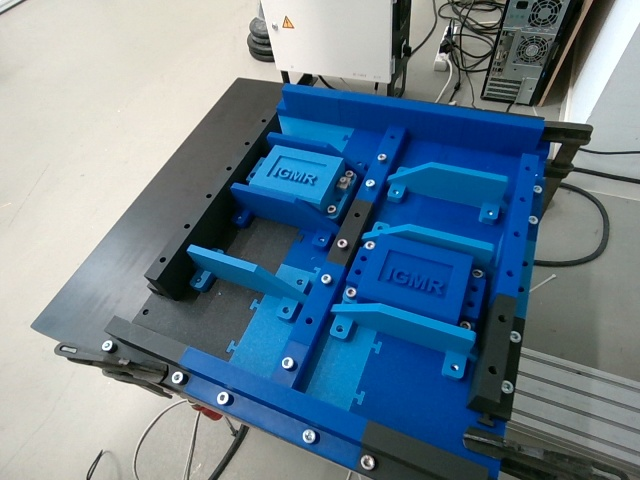
#> input picture test_bilder/bilder/6afb35f6-cc0f-4713-902d-60ac24361256.jpg, 640 x 480 px, found by its file name; its folder holds only this picture in this run
$ jupyter execute 00_screw_detection_demo.ipynb
#> lines starting #> are read from the running program, lines starting #| are printed output that depends on the picture
# Screw Detection Visualization Demo

Dieses Notebook zeigt Bounding Boxes direkt aus Repository-Daten an.

Es erwartet bevorzugt Daten unter `text_bilder/` und faellt fuer die aktuelle Testumgebung auf `test_bilder/` zurueck.

[cell 1]
from pathlib import Path

import matplotlib.pyplot as plt
from matplotlib.patches import Rectangle
import pandas as pd
from PIL import Image

[cell 2]
CANDIDATE_DATASETS = [Path('text_bilder'), Path('test_bilder')]

dataset_root = next((path for path in CANDIDATE_DATASETS if path.exists()), None)
if dataset_root is None:
    raise FileNotFoundError('Kein Datensatz gefunden. Erwartet wird text_bilder/ oder test_bilder/.')

images_dir = dataset_root / 'bilder'
boxed_images_dir = dataset_root / 'bilder_mit_boxen'
labels_dir = dataset_root / 'bounding_boxen'

print('Datensatz:', dataset_root)
print('Bilder:', images_dir.exists())
print('Bounding Boxes:', labels_dir.exists())
print('Vergleichsbilder mit Boxen:', boxed_images_dir.exists())

[cell 3]
def list_image_files(folder: Path):
    patterns = ('*.jpg', '*.jpeg', '*.png', '*.webp')
    files = []
    for pattern in patterns:
        files.extend(folder.glob(pattern))
    return sorted(files)


def parse_yolo_boxes(label_path: Path):
    rows = []
    if not label_path.exists():
        return rows

    for line_no, raw_line in enumerate(label_path.read_text().splitlines(), start=1):
        line = raw_line.strip()
        if not line:
            continue

        parts = line.split()
        if len(parts) != 5:
            raise ValueError(f'Ungueltiges Label-Format in {label_path} Zeile {line_no}: {raw_line!r}')

        class_id, x_center, y_center, width, height = parts
        rows.append({
            'class_id': int(float(class_id)),
            'x_center_norm': float(x_center),
            'y_center_norm': float(y_center),
            'width_norm': float(width),
            'height_norm': float(height),
        })

    return rows


def find_matching_file(folder: Path, stem: str):
#> called with stem = '6afb35f6-cc0f-4713-902d-60ac24361256'
    if not folder.exists():
        return None
    for extension in ('.jpg', '.jpeg', '.png', '.webp'):
        candidate = folder / f'{stem}{extension}'
        if candidate.exists():
            return candidate
    return None


def build_index(dataset_root: Path):
    rows = []
    for image_path in list_image_files(dataset_root / 'bilder'):
        label_path = dataset_root / 'bounding_boxen' / f'{image_path.stem}.txt'
        boxed_image_path = find_matching_file(dataset_root / 'bilder_mit_boxen', image_path.stem)
        boxes = parse_yolo_boxes(label_path)
        rows.append({
            'image_name': image_path.name,
            'stem': image_path.stem,
            'image_path': str(image_path),
            'label_path': str(label_path) if label_path.exists() else '',
            'boxed_image_path': str(boxed_image_path) if boxed_image_path else '',
            'box_count': len(boxes),
        })
    return pd.DataFrame(rows)


def draw_boxes(ax, image_width: int, image_height: int, boxes):
    for box in boxes:
        width_px = box['width_norm'] * image_width
        height_px = box['height_norm'] * image_height
        x_min = (box['x_center_norm'] * image_width) - (width_px / 2)
        y_min = (box['y_center_norm'] * image_height) - (height_px / 2)

        rect = Rectangle(
            (x_min, y_min),
            width_px,
            height_px,
            linewidth=2,
            edgecolor='lime',
            facecolor='none'
        )
        ax.add_patch(rect)
        ax.text(
            x_min,
            max(0, y_min - 4),
            f"class {box['class_id']}",
            color='black',
            fontsize=8,
            bbox={'facecolor': 'lime', 'edgecolor': 'none', 'pad': 1}
        )


def show_example(stem: str):
    image_path = find_matching_file(images_dir, stem)
    if image_path is None:
        raise FileNotFoundError(f'Kein Bild fuer {stem!r} gefunden.')

    label_path = labels_dir / f'{stem}.txt'
    boxed_image_path = find_matching_file(boxed_images_dir, stem)
    boxes = parse_yolo_boxes(label_path)

    image = Image.open(image_path)
#> image is the input picture: PIL image 640x480 RGB; mean R, G, B 106.4, 128.8, 144.6
    width, height = image.size
#> width = 640; height = 480

    has_reference = boxed_image_path is not None
    fig_cols = 3 if has_reference else 2
    fig, axes = plt.subplots(1, fig_cols, figsize=(6 * fig_cols, 6))

    axes[0].imshow(image)
    axes[0].set_title(f'Original: {image_path.name}')
    axes[0].axis('off')

    axes[1].imshow(image)
    draw_boxes(axes[1], width, height, boxes)
    axes[1].set_title(f'Rendered boxes: {len(boxes)}')
    axes[1].axis('off')

    if has_reference:
        reference_image = Image.open(boxed_image_path)
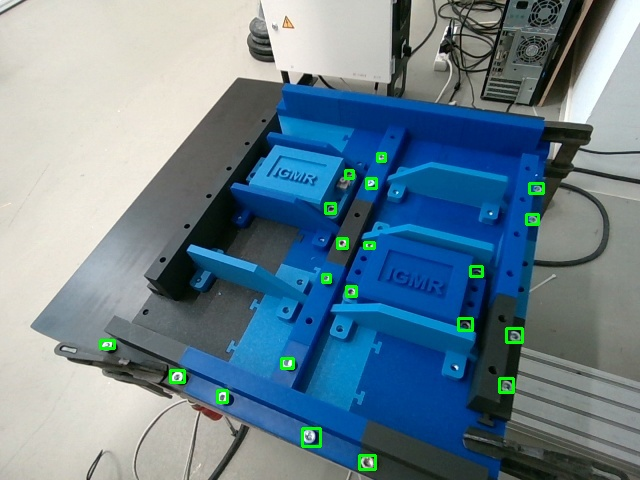
#> input picture test_bilder/bilder_mit_boxen/6afb35f6-cc0f-4713-902d-60ac24361256.jpg, 640 x 480 px, found by its file name
#> reference_image is the input picture: PIL image 640x480 RGB; mean R, G, B 106.2, 130.3, 143.7
        axes[2].imshow(reference_image)
        axes[2].set_title('Reference image with boxes')
        axes[2].axis('off')

    plt.tight_layout()
    plt.show()
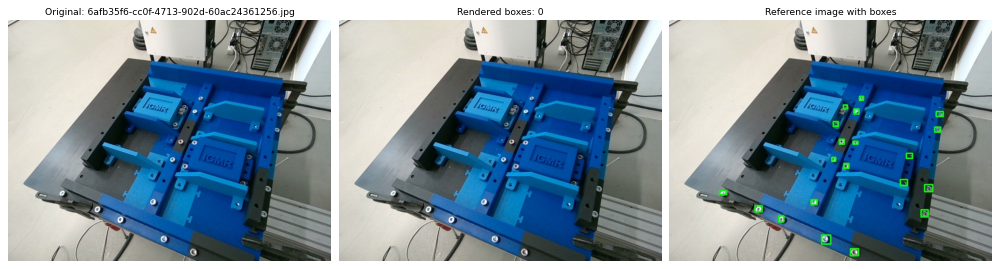
#> figure drawn by matplotlib, 3 panels

    return pd.DataFrame(boxes)
